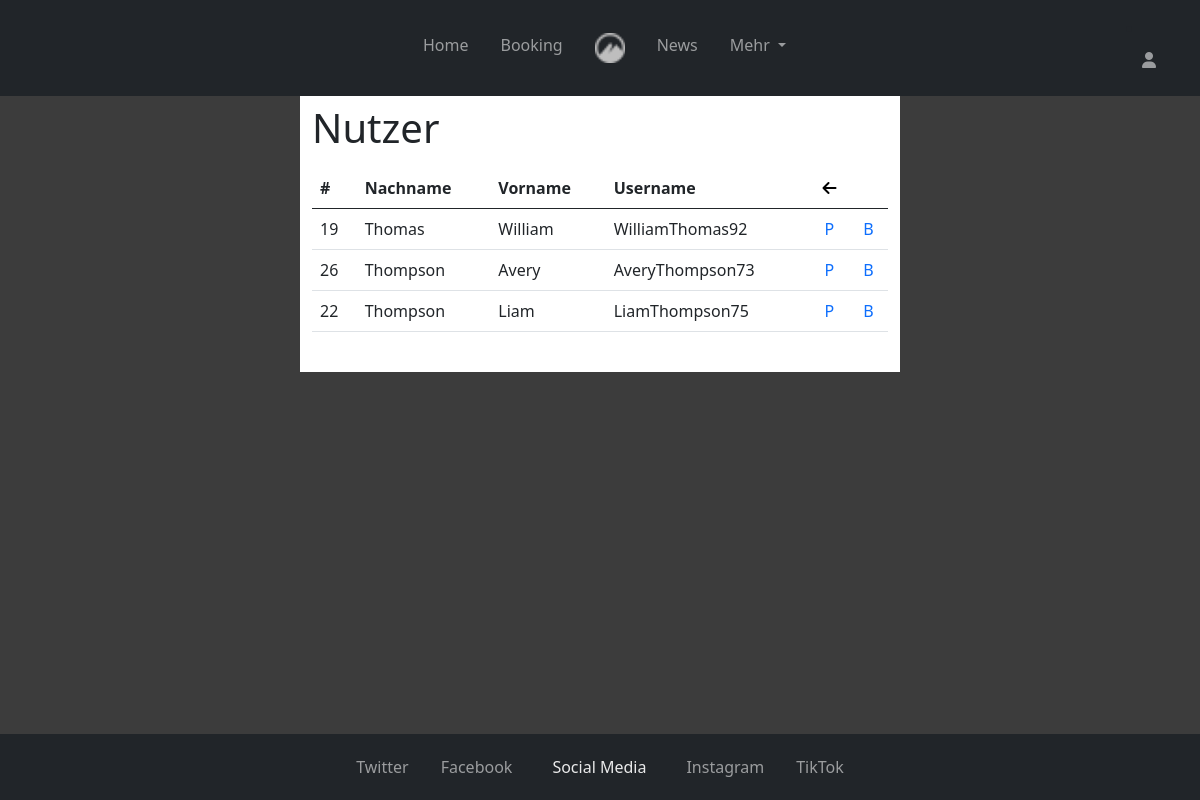
Page /admin/users.php?p=3 (signed in) on the committed database.
### tables this page shows
CREATE TABLE `user` (
  `userid` int(11) NOT NULL,
  `fk_personid` int(11) NOT NULL,
  `username` varchar(255) NOT NULL,
  `password` varchar(128) NOT NULL COMMENT 'hashed',
  `email` varchar(255) NOT NULL,
  `status` int(1) NOT NULL DEFAULT 1
);

CREATE TABLE `person` (
  `Personid` int(11) NOT NULL,
  `firstname` varchar(255) NOT NULL,
  `lastname` varchar(255) NOT NULL,
  `gender` varchar(50) NOT NULL
);

### admin/users.php (the view, shortened to what this page needs)
<?php
  $USERS_PER_PAGE = 15;
  require '../php/scripts/funcs.php';
  $db = get_db();
  $page = get_default($_GET['p'], 1);
  $max_page = ceil($db->query("SELECT * FROM user")->num_rows / $USERS_PER_PAGE);
  $user_range_start = $USERS_PER_PAGE * ($page-1);
  $sql = 'SELECT firstname, lastname, userid, username
          FROM user JOIN person ON fk_personid = personid
          ORDER BY lastname, firstname
          LIMIT '. $user_range_start . ',' . $USERS_PER_PAGE;
  $users = $db->query($sql)->fetch_all(MYSQLI_ASSOC);
?>
<!DOCTYPE html>
<html lang="de">
<head>
  <?php require '../php/head.php'; ?>
</head>
<body>
  <div class="container-site d-flex flex-column justify-content-between">
    <div class="container-navbar-content d-flex flex-column flex-grow-1">
      <?php include '../php/navbar.php' ?>
      <div class="flex-container content-background flex-grow-1">
      <div class="container site_content py-2 pb-4">
        <h1>Nutzer</h1>
          <div class="mt-3">
            <table class="table">
              <thead>
                <th>#</th>
                <th>Nachname</th>
                <th>Vorname</th>
                <th>Username</th>
                <th>
                  <div class="d-flex justify-content-center"> <?=switch_page_button(-1, $page, $max_page);?> </div>
                </th>
                <th>
                  <div class="d-flex justify-content-center"> <?=switch_page_button(+1, $page, $max_page);?> </div>
                </th>
              </thead>
              <tbody>
                <?php foreach($users as $user): ?>
                <tr>
                  <td><?=$user['userid']?></td>
                  <td><?=$user['lastname']?></td>
                  <td><?=$user['firstname']?></td>
                  <td><?=$user['username']?></td>
                  <td class="text-center">
                    <a role="profil" href="<?='/user/profile.php?edit='.$user['userid']?>">P</a>
                  </td>
                  <td class="text-center">
                    <a role="buchungen" href="<?='/admin/bookings.php?user='.$user['userid']?>">B</a>
                  </td>
                </tr>
                <?php endforeach; ?>
              </tbody>
            </table>
          </div>
      </div>
      </div>
    </div>
  <?php include '../php/footer.php' ?>
  </div>
</body>
</html>

### styles.css (style rules this page uses)
a { text-decoration: none !important; }
.container-site { height: 100vh; background-color:rgb(60, 60, 60); }
div.content-background { padding: 0% 0%; background-color:rgb(60, 60, 60); }
.site_content { background-color: white; }
@media screen and (min-width: 768px) { div.content-background { padding: 0% 15%; } }
@media screen and (min-width: 1200px) { div.content-background { padding: 0% 25%; } }

### rows in the picture
user: userid "19", fk_personid.lastname "Thomas", fk_personid.firstname "William", username "WilliamThomas92"
user: userid "26", fk_personid.lastname "Thompson", fk_personid.firstname "Avery", username "AveryThompson73"
user: userid "22", fk_personid.lastname "Thompson", fk_personid.firstname "Liam", username "LiamThompson75"
